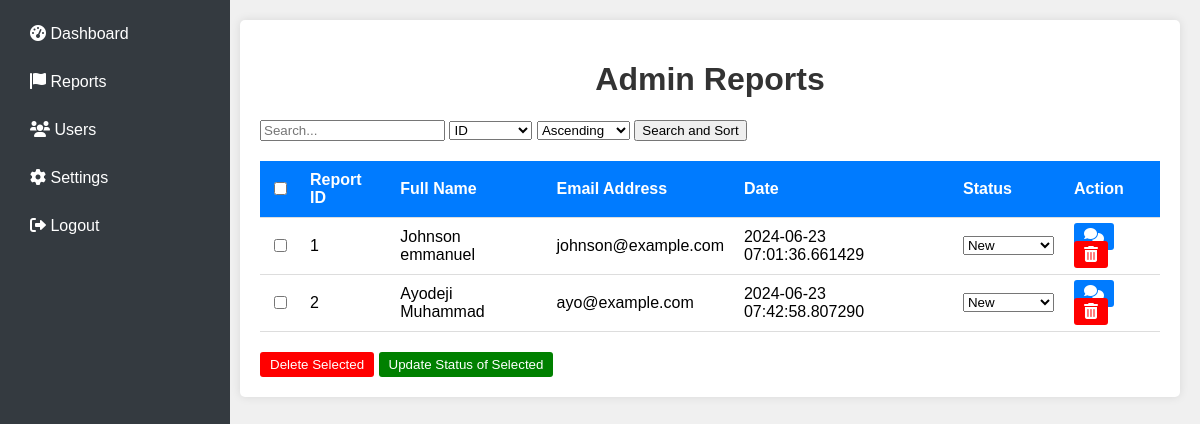
/admin/reports (signed in), run on an earlier commit of the app's database.
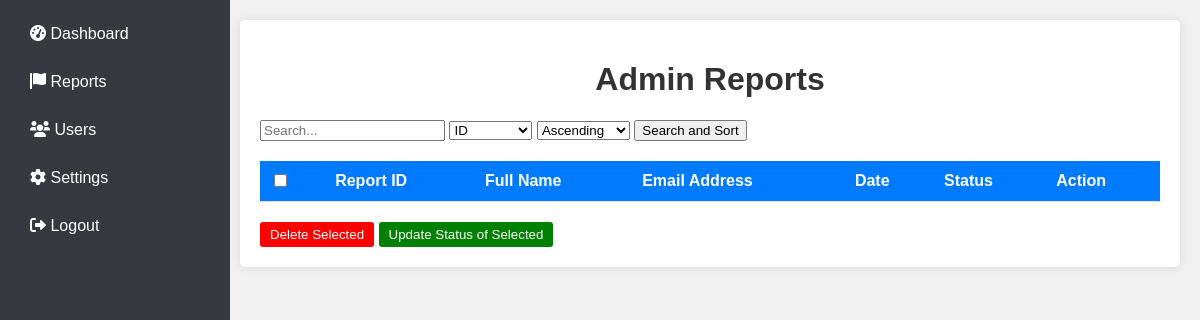
And on a later commit of the database.
### app.py (models this page shows)
class Report(db.Model):
    id = db.Column(db.Integer, primary_key=True)
    user_id = db.Column(db.Integer, db.ForeignKey('user.id'), nullable=False)
    chat_log = db.Column(db.Text, nullable=False)
    date = db.Column(db.DateTime, nullable=False, default=datetime.utcnow)
    evidence_filename = db.Column(db.String(200), nullable=True)
    status = db.Column(db.String(50), nullable=False, default='Pending')  # New status column

class User(UserMixin, db.Model):
    id = db.Column(db.Integer, primary_key=True)
    fullname = db.Column(db.String(100), nullable=False)
    email = db.Column(db.String(100), unique=True, nullable=False)
    password = db.Column(db.String(255), nullable=False)  # Increase length
    is_admin = db.Column(db.Boolean, default=False)
    reports = db.relationship('Report', backref='user', lazy=True)

### app.py (the view, shortened to what this page needs)
@app.route('/admin/reports', methods=['GET'])
def admin_reports():
    if 'user_id' not in session:
        return redirect(url_for('login'))
    user_id = session['user_id']
    current_user = User.query.get(user_id)
    if not current_user.is_admin:
        return redirect(url_for('login'))
    search_query = request.args.get('search', '')
    sort_by = request.args.get('sort_by', 'id')
    sort_order = request.args.get('sort_order', 'asc')
    query = Report.query.join(User)
    if sort_by == 'id':
        query = query.order_by(Report.id.desc() if sort_order == 'desc' else Report.id.asc())
    elif sort_by == 'fullname':
        query = query.order_by(User.fullname.desc() if sort_order == 'desc' else User.fullname.asc())
    elif sort_by == 'email':
        query = query.order_by(User.email.desc() if sort_order == 'desc' else User.email.asc())
    elif sort_by == 'date':
        query = query.order_by(Report.date.desc() if sort_order == 'desc' else Report.date.asc())
    reports = query.all()
    return render_template('admin_reports.html', reports=reports, search_query=search_query, sort_by=sort_by, sort_order=sort_order)

### templates/admin_reports.html (shortened to what this page needs)
<!DOCTYPE html>
<html lang="en">
<head>
    <link rel="stylesheet" href="https://cdnjs.cloudflare.com/ajax/libs/font-awesome/6.0.0-beta3/css/all.min.css">
</head>
<body>
    <div class="sidebar">
        <a href="{{ url_for('admin_dashboard') }}"><i class="fas fa-tachometer-alt"></i> Dashboard</a>
        <a href="{{ url_for('admin_reports') }}"><i class="fas fa-flag"></i> Reports</a>
        <a href="{{ url_for('admin_users') }}"><i class="fas fa-users"></i> Users</a>
        <a href="{{ url_for('admin_settings') }}"><i class="fas fa-cog"></i> Settings</a>
        <a href="{{ url_for('logout') }}"><i class="fas fa-sign-out-alt"></i> Logout</a>
    </div>
    <div class="main-content">
        <div class="container">
            <h1>Admin Reports</h1>
            <form method="get" action="{{ url_for('admin_reports') }}">
                <input type="text" name="search" placeholder="Search..." value="{{ search_query }}">
                <select name="sort_by">
                    <option value="id" {% if sort_by == 'id' %}selected{% endif %}>ID</option>
                </select>
                <select name="sort_order">
                    <option value="asc" {% if sort_order == 'asc' %}selected{% endif %}>Ascending</option>
                </select>
                <button type="submit">Search and Sort</button>
            </form>
            <form method="post" action="{{ url_for('bulk_action') }}">
                <table>
                    <thead>
                        <tr>
                            <th><input type="checkbox" id="select-all"></th>
                            <th>Report ID</th>
                            <th>Full Name</th>
                            <th>Email Address</th>
                            <th>Date</th>
                            <th>Status</th>
                            <th>Action</th>
                        </tr>
                    </thead>
                    <tbody>
                        {% for report in reports %}
                        <tr>
                            <td><input type="checkbox" name="selected_reports" value="{{ report.id }}"></td>
                            <td>{{ report.id }}</td>
                            <td>{{ report.user.fullname }}</td>
                            <td>{{ report.user.email }}</td>
                            <td>{{ report.date }}</td>
                            <td>
                                <select name="status_{{ report.id }}">
                                    <option value="New" {% if report.status == 'New' %}selected{% endif %}>New</option>
                                </select>
                            </td>
                            <td>
                                <a href="{{ url_for('admin_view_chat_log', report_id=report.id) }}" class="icon-btn icon-btn-primary"><i class="fas fa-comments"></i></a>
                                <a href="{{ url_for('delete_report', report_id=report.id) }}" class="icon-btn icon-btn-danger"><i class="fas fa-trash-alt"></i></a>
                            </td>
                        </tr>
                        {% endfor %}
                    </tbody>
                </table>
                <div style="margin-top: 20px;">
                    <button type="submit" name="action" value="delete" class="icon-btn icon-btn-danger">Delete Selected</button>
                    <button type="submit" name="action" value="update_status" class="icon-btn icon-btn-success">Update Status of Selected</button>
                </div>
            </form>
        </div>
    </div>
</body>
</html>

What changed in the data, as far as the page shows it:
removed Report: id "1", user.fullname "Johnson emmanuel", user.email "johnson@example.com", date "2024-06-23 07:01:36.661429", id "New"
removed Report: id "2", user.fullname "Ayodeji Muhammad", user.email "ayo@example.com", date "2024-06-23 07:42:58.807290", id "New"
